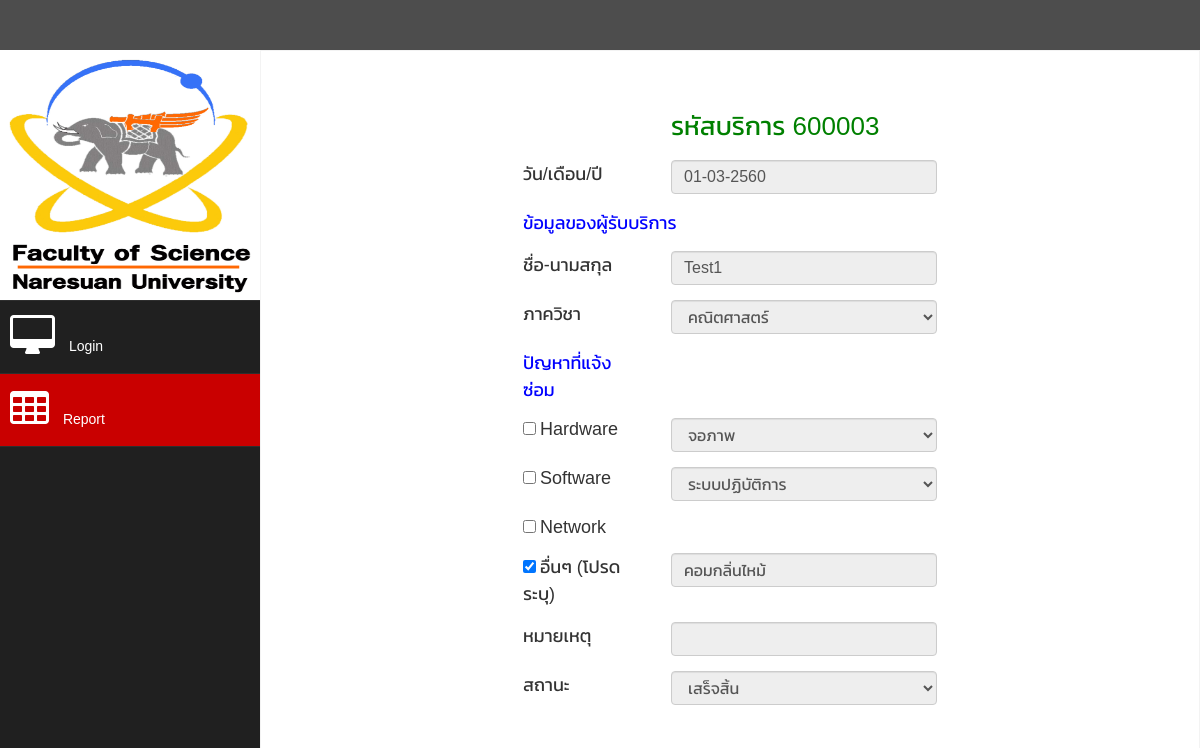
/www/rating/view_service.php?id=4, run on the app's committed database.
### tables this page shows
CREATE TABLE `service` (
  `id` int(11) UNSIGNED NOT NULL,
  `service_code` varchar(255) NOT NULL,
  `full_name` varchar(255) NOT NULL,
  `major` varchar(255) NOT NULL,
  `created_at` varchar(255) NOT NULL
);

CREATE TABLE `problem` (
  `service_id` int(11) UNSIGNED NOT NULL,
  `hardware` varchar(255) DEFAULT NULL,
  `software` varchar(255) DEFAULT NULL,
  `network` varchar(255) DEFAULT NULL,
  `other` varchar(255) DEFAULT NULL,
  `note` varchar(255) DEFAULT NULL
);

CREATE TABLE `status` (
  `service_id` int(11) UNSIGNED NOT NULL,
  `status` varchar(255) NOT NULL
);

### www/rating/view_service.php (the view, shortened to what this page needs)
<?php
include "header.php";
include "navbarside.php";
include "process/config.php";
$service_id = $_GET["id"];
$sql = "SELECT * FROM service WHERE id = $service_id";
$result = $conn->query($sql);
while ($row = mysqli_fetch_assoc($result)) {
    $service_code = $row["service_code"];
    $full_name = $row["full_name"];
    $major = $row["major"];
    $created_at = $row["created_at"];
}
$sql = "SELECT * FROM problem WHERE service_id = $service_id";
$result = $conn->query($sql);
while ($row = mysqli_fetch_assoc($result)) {
    $hardware = $row["hardware"];
    $software = $row["software"];
    $network = $row["network"];
    $other = $row["other"];
    $note = $row["note"];
}
$sql = "SELECT * FROM status WHERE service_id = $service_id";
$result = $conn->query($sql);
while ($row = mysqli_fetch_assoc($result)) {
    $status = $row["status"];
}
?>
    <div class="row" style="margin-top: 20px;">
        <div class="col-md-2 col-md-offset-3">
        </div>
        <div class="col-md-4">
            <div class="form-group">
                <span style="font-size: 26px; color: green;">รหัสบริการ <?php echo $service_code; ?></span>
            </div>
        </div>
    </div>
    <div class="row">
        <div class="col-md-2 col-md-offset-3">
            <div class="form-group">
                <span style="font-size: 18px;">วัน/เดือน/ปี</span>
            </div>
        </div>
        <div class="col-md-4">
            <div class="form-group">
                <input type="text" class="datepicker form-control" name="date" style="font-size: 16px" value="<?php echo $created_at; ?>" required disabled></input>
            </div>
        </div>
    </div>
    <div class="row">
        <div class="col-xs-12 col-sm-12 col-md-3 col-md-offset-3">
            <div class="form-group">
                <span style="font-size: 18px; color: blue;">ข้อมูลของผู้รับบริการ</span>
            </div>
        </div>
    </div>
    <div class="row">
        <div class="col-md-2 col-md-offset-3">
            <div class="form-group">
                <span style="font-size: 18px;">ชื่อ-นามสกุล</span>
            </div>
        </div>
        <div class="col-md-4">
            <div class="form-group">
                <input type="text" class="form-control" name="full_name" id="full_name" style="font-size: 16px" value="<?php echo $full_name; ?>" required disabled>
            </div>
        </div>
    </div>
    <div class="row">
        <div class="col-md-2 col-md-offset-3">
            <div class="form-group">
                <span style="font-size: 18px;">ภาควิชา</span>
            </div>
        </div>
        <div class="col-md-4">
            <div class="form-group">
                <select name="major" id="" class="form-control" style="font-size: 16px" disabled>
                    <option value="คณิตศาสตร์" <?php if ($major == "คณิตศาสตร์") { echo "selected"; } ?> >
                        คณิตศาสตร์
                    </option>
                </select>
            </div>
        </div>
    </div>
    <div class="row">
        <div class="col-xs-12 col-sm-12 col-md-2 col-md-offset-3">
            <div class="form-group">
                <span style="font-size: 18px; color: blue;">ปัญหาที่แจ้งซ่อม</span>
            </div>
        </div>
    </div>
    <div class="row">
        <div class="col-md-2 col-md-offset-3">
            <div class="form-group">
                <input type="checkbox" id="hardware_checkbox" <?php if (!empty($hardware)) { echo "checked"; } ?> > <span style="font-size: 18px;">Hardware</span>
            </div>
        </div>
        <div class="col-md-4">
            <div class="form-group">
                <select name="hardware_select" id="hardware_select" class="form-control" style="font-size: 16px" disabled>
                    <option value="จอภาพ" <?php if ($hardware == "จอภาพ") { echo "selected"; } ?> >
                        จอภาพ
                    </option>
                </select>
            </div>
        </div>
    </div>
    <div class="row">
        <div class="col-md-2 col-md-offset-3">
            <div class="form-group">
                <input type="checkbox" id="software_checkbox" <?php if (!empty($software)) { echo "checked"; } ?> > <span style="font-size: 18px;">Software</span>
            </div>
        </div>
        <div class="col-md-4">
            <div class="form-group">
                <select name="software_select" id="software_select" class="form-control" style="font-size: 16px" disabled>
                    <option value="ระบบปฏิบัติการ" <?php if ($software == "ระบบปฏิบัติการ") { echo "selected"; } ?> >
                        ระบบปฏิบัติการ
                    </option>
                </select>
            </div>
        </div>
    </div>
    <div class="row">
        <div class="col-md-2 col-md-offset-3">
            <div class="form-group">
                <input type="checkbox" id="network_checkbox" <?php if (!empty($network)) { echo "checked"; } ?> > <span style="font-size: 18px;">Network</span>
            </div>
        </div>
    </div>
    <div class="row">
        <div class="col-md-2 col-md-offset-3">
            <div class="form-group">
                <input type="checkbox" id="other_checkbox" <?php if (!empty($other)) { echo "checked"; } ?> > <span style="font-size: 18px;">อื่นๆ (โปรดระบุ)</span>
            </div>
        </div>
        <div class="col-md-4">
            <div class="form-group">
                <input type="text" class="form-control" name="other" id="other" style="font-size: 16px" value="<?php if (!empty($other)) { echo $other; } ?>" disabled>
            </div>
        </div>
    </div>
    <div class="row">
        <div class="col-md-2 col-md-offset-3">
            <div class="form-group">
                <span style="font-size: 18px;">หมายเหตุ</span>
            </div>
        </div>
        <div class="col-md-4">
            <div class="form-group">
                <input type="text" class="form-control" name="note" value="<?php echo $note; ?>" style="font-size: 16px" disabled>
            </div>
        </div>
    </div>
    <div class="row">
        <div class="col-md-2 col-md-offset-3">
            <div class="form-group">
                <span style="font-size: 18px;">สถานะ</span>
            </div>
        </div>
        <div class="col-md-4">
            <div class="form-group">
                <select name="status_select" id="status_select" class="form-control" style="font-size: 16px" disabled>
                    <option value="เสร็จสิ้น" <?php if ($status == "เสร็จสิ้น") { echo "selected"; } ?> >
                        เสร็จสิ้น
                    </option>
                </select>
            </div>
        </div>
    </div>
<?php include "footer.php"; ?>

### www/rating/assets/css/custom.css (style rules this page uses)
body { font-family: 'Open Sans', sans-serif; }

### www/rating/header.php (style rules this page uses)
body { font-family: 'Kanit', sans-serif; }

### data on the page
service: service_code "600003", date "01-03-2560", full_name "Test1", major "คณิตศาสตร์"
problem: other "คอมกลิ่นไหม้"
status: status_select "เสร็จสิ้น"
